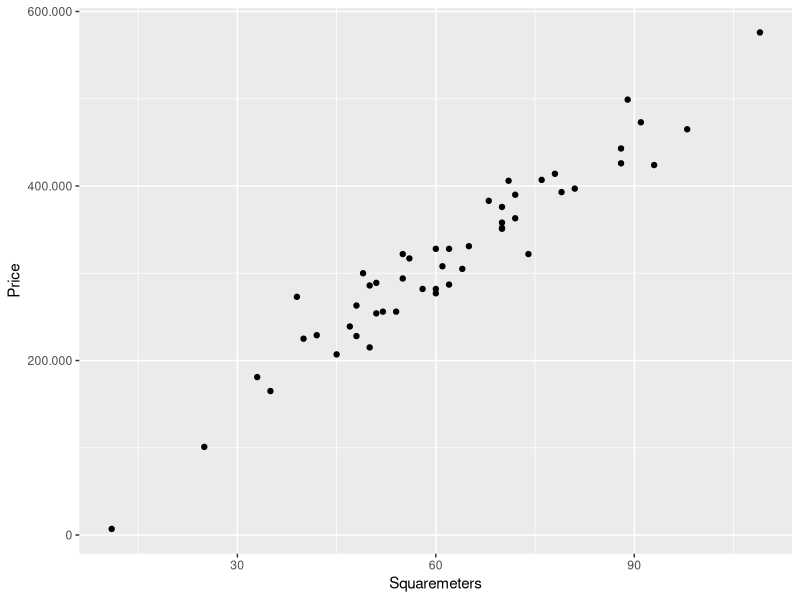
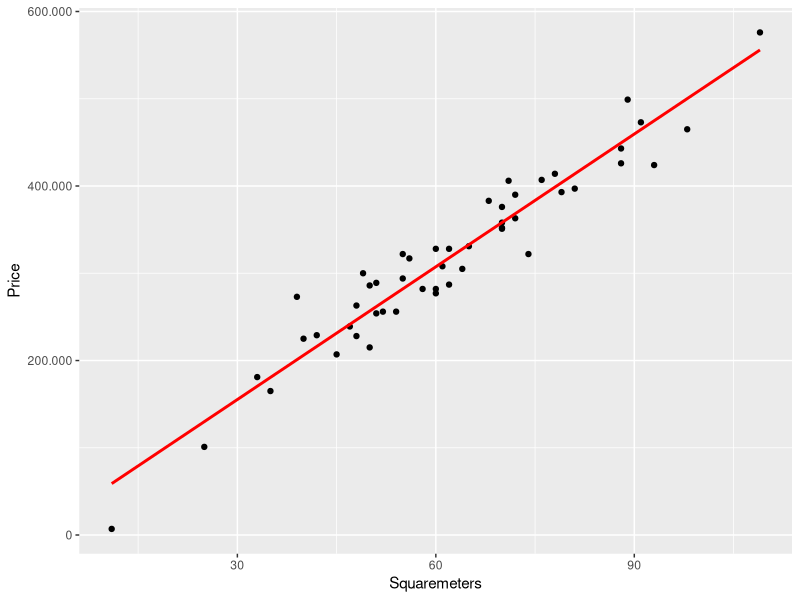

The R script that drew these images, in order:
# We set the working directory to the folder of this file.
if (!is.null(parent.frame(2)$ofile)) {
  this.dir <- dirname(parent.frame(2)$ofile)
  setwd(this.dir)
}

# install.packages("data.table")
library(data.table)

dt <- fread("flatprices.csv")
print(dt)

# So we can visualize the data
# install.packages("ggplot2")
library(ggplot2)

# install.packages("scales")
library(scales)

# Create and configure graphics
qplot(Squaremeters, Price, data = dt) + 
  scale_y_continuous(labels = format_format(scientific = FALSE, big.mark = ".", decimal.mark = ","))

library(stats)
model <- lm(Price ~ Squaremeters, data = dt)
print(model)

# Price = 3143 + Squaremeters * 5071
# 3143 + 60 * 5071

qplot(Squaremeters, Price, data = dt) + 
  geom_smooth(method = "lm", se = FALSE, color = I("red")) + 
  scale_y_continuous(labels = format_format(scientific = FALSE, big.mark = ".", decimal.mark = ","))

# 
dt.pred <- data.table(Squaremeters = c(31, 91))
dt.pred$Price <- predict(model, dt.pred)
print(dt.pred)
